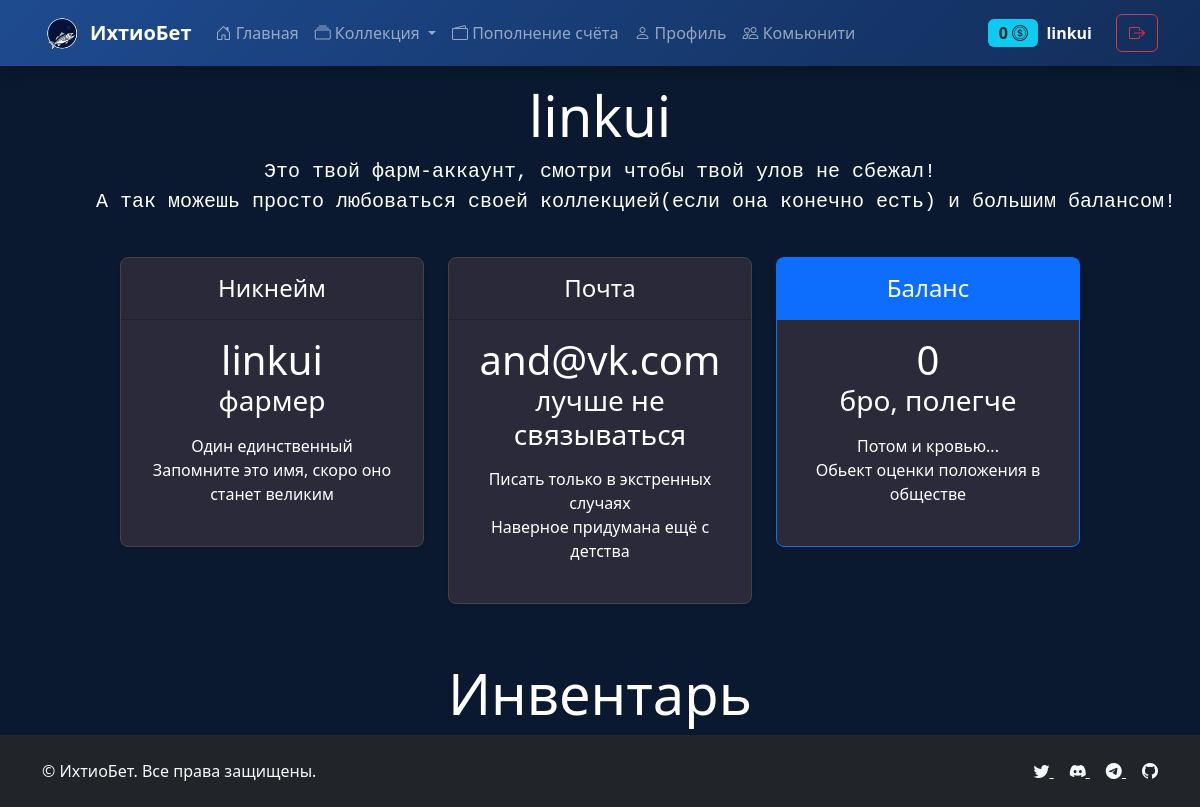
Screenshot of /profile (signed in) with the database file from the repository.
### app/models.py (models this page shows)
class Base(DeclarativeBase):
    pass

class User(Base, SerializerMixin):
    __tablename__ = "users"
    id = Column(Integer(), primary_key=True, autoincrement=True)
    name = Column(String(50), nullable=False)
    email = Column(String(50), nullable=False, unique=True)
    password = Column(String(), nullable=False)
    balance = Column(Integer(), default=0)
    inventory = relationship("Inventory", back_populates="author", cascade="all, delete")

### app/routes/auth.py (the view)
@auth_bp.route("/profile")
def profile():
    user_id = session.get("user_id")
    db_session = factory()
    user = db_session.get(User, user_id)
    inventory = db_session.query(Inventory).filter(Inventory.user_id == user_id)
    inventorys = list()
    for i in inventory:
        a = db_session.query(Items).filter(Items.id == i.item_id)
        for x in a:
            b = [x.rname, x.cost, x.rarity, x.color, x.w]
            inventorys.append(b)
    return render_template("profile.html", user=user, inventory=inventorys)

### templates/profile.html (shortened to what this page needs)
{% extends "reuse/base.html" %} {% block content %}
<link rel="stylesheet" href="static/profile.css" />
<div class="pricing-header p-3 pb-md-4 mx-auto text-center">
  <h1 class="display-4 fw-normal text-body-emphasis">
    <font color="white">{{ user.name }}</font>
  </h1>
  <pre
    class="fs-5 text-body-secondary"
  ><font color="white">Это твой фарм-аккаунт, смотри чтобы твой улов не сбежал!
      А так можешь просто любоваться своей коллекцией(если она конечно есть) и большим балансом!</font></pre>
</div>
<div class="desc1">
  <div class="desc">
    <div class="row row-cols-1 row-cols-md-3 mb-3 text-center">
      <div class="col">
        <div class="card mb-4 rounded-3 shadow-sm">
          <div class="card-header py-3">
            <h4 class="my-0 fw-normal text-white">Никнейм</h4>
          </div>
          <div class="card-body">
            <h1 class="card-title pricing-card-title text-white">
              {{ user.name }}<small class="text-body-secondary fw-light"><h3 class="text-white ">фармер</h3></small>
            </h1>
            <ul class="list-unstyled mt-3 mb-4 text-white">
              <li>Один единственный</li>
              <li>Запомните это имя, скоро оно станет великим</li>
            </ul>
          </div>
        </div>
      </div>
      <div class="col">
        <div class="card mb-4 rounded-3 shadow-sm">
          <div class="card-header py-3">
            <h4 class="my-0 fw-normal text-white">Почта</h4>
          </div>
          <div class="card-body">
            <h1 class="card-title pricing-card-title text-white">
              {{ user.email }}<small class="text-body-secondary fw-light"><h3 class="text-white ">лучше не связываться</h3></small>
            </h1>
            <ul class="list-unstyled mt-3 mb-4 text-white">
              <li>Писать только в экстренных случаях</li>
              <li>Наверное придумана ещё с детства</li>
            </ul>
          </div>
        </div>
      </div>
      <div class="col">
        <div class="card mb-4 rounded-3 shadow-sm border-primary">
          <div class="card-header py-3 text-bg-primary border-primary">
            <h4 class="my-0 fw-normal text-white">Баланс</h4>
          </div>
          <div class="card-body">
            <h1 class="card-title pricing-card-title text-white">
              {{ user.balance }}<small class="text-body-secondary fw-light"><h3 class="text-white ">бро, полегче</h3></small>
            </h1>
            <ul class="list-unstyled mt-3 mb-4 text-white">
              <li>Потом и кровью...</li>
              <li>Обьект оценки положения в обществе</li>
            </ul>
          </div>
        </div>
      </div>
    </div>
  </div>
</div>
<div class="pricing-header p-3 pb-md-4 mx-auto text-center">
  <h3 class="display-4 fw-normal text-body-emphasis">
    <font color="white">Инвентарь</font>
  </h3>
</div>
{% endblock %}

### templates/reuse/navigation.html (shortened to what this page needs)
<nav class="navbar navbar-expand-lg navbar-dark bg-primary-gradient shadow">
    <div class="container">
        <a class="navbar-brand d-flex align-items-center" href="{{ url_for('index.index') }}">
            <img src="{{ url_for('static', filename='img/logo.png') }}" alt="ИхтиоБет" height="40" class="me-2">
            <span class="fw-bold">ИхтиоБет</span>
        </a>
        <div class="collapse navbar-collapse" id="navbarContent">
            <ul class="navbar-nav me-auto mb-2 mb-lg-0">
                <li class="nav-item">
                    <a class="nav-link {{ 'active' if request.endpoint == '' }}" href="{{ url_for('index.index') }}">
                        <i class="bi bi-house-door"></i> Главная
                    </a>
                </li>
                <li class="nav-item dropdown">
                    <a class="nav-link dropdown-toggle" href="#" id="collectionDropdown" role="button" data-bs-toggle="dropdown">
                        <i class="bi bi-collection"></i> Коллекция
                    </a>
                </li>
                <li class="nav-item">
                    <a class="nav-link {{ 'active' if request.endpoint == 'promo' }}" href="{{ url_for('payments.promo') }}">
                        <i class="bi bi-wallet2"></i> Пополнение счёта
                    </a>
                </li>
                <li class="nav-item">
                    <a class="nav-link {{ 'active' if request.endpoint == 'profile' }}" href="{{ url_for('auth.profile') }}">
                        <i class="bi bi-person"></i> Профиль
                    </a>
                </li>
                <li class="nav-item">
                    <a class="nav-link {{ 'active' if request.endpoint == 'community' }}" href="{{ url_for('community.community') }}">
                        <i class="bi bi-people"></i> Комьюнити
                    </a>
                </li>
            </ul>
            <div class="d-flex align-items-center">
                {% if not user %}
                    <a class="btn btn-outline-light me-2" href="{{ url_for('auth.login_user') }}">
                        <i class="bi bi-box-arrow-in-right"></i> Вход
                    </a>
                    <a class="btn btn-warning" href="{{ url_for('auth.register_user') }}">
                        <i class="bi bi-person-plus"></i> Регистрация
                    </a>
                {% else %}
                    <div class="d-flex align-items-center me-3">
                        <span class="badge bg-info text-dark me-2 fs-6">
                            {{ user.balance }} <i class="bi bi-coin"></i>
                        </span>
                        <span class="fw-bold">{{ user.name }}</span>
                    </div>
                    <a class="btn btn-outline-danger ms-2" href="{{ url_for('auth.logout') }}">
                        <i class="bi bi-box-arrow-right"></i>
                    </a>
                {% endif %}
            </div>
        </div>
    </div>
</nav>

### static/index.css (style rules this page uses)
:root { --dark-blue: #0a192f; --darker-blue: #0a1428; --primary-blue: #1e4b8f; --teal: #00b4d8; --purple: #6a4c93; --orange: #ff7b00; --gold: #ffd700; }
body { background-color: var(--dark-blue); color: #e6f1ff; }
.bg-dark-blue { background-color: var(--dark-blue); }
.bg-primary-gradient { background: linear-gradient(135deg, var(--primary-blue), #122d5a); }

### static/profile.css (style rules this page uses)
body { background-color: #141414; }
.desc { width: 80%; position: center; }
.desc1 { display: flex; justify-content: center; }

### templates/profile.html (style rules this page uses)
.card { background-color: #2a2a3a; border: 1px solid #444; transition: all 0.3s ease; }

### rows the page displays
User: balance "0", name "linkui", email "and@vk.com"
